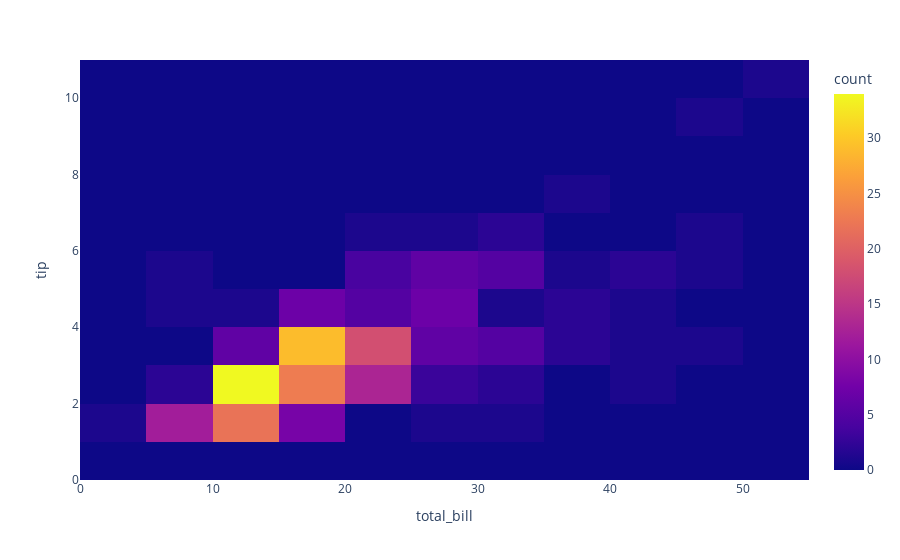

The code cell stored with this chart in its notebook:
### Markdown cell above
#### 2D Histogram o Density heatmaps

### Code cell
import plotly.express as px
df = px.data.tips()

fig = px.density_heatmap(df, x="total_bill", y="tip")
fig.show()

### Figure 1 — Plotly figure (JSON) as saved in the notebook; plotly's stock layout.template omitted (floating-point values rounded to 4 significant figures; data arrays with more than 128 entries replaced by an {"elided": "..."} marker saying what was removed)
{"data": [{"coloraxis": "coloraxis", "hovertemplate": "total_bill=%{x}<br>tip=%{y}<br>count=%{z}<extra></extra>", "name": "", "type": "histogram2d", "x": {"elided": "244 float values"}, "xaxis": "x", "xbingroup": "x", "y": {"elided": "244 float values"}, "yaxis": "y", "ybingroup": "y"}], "layout": {"coloraxis": {"colorbar": {"title": {"text": "count"}}, "colorscale": [[0, "#0d0887"], [0.1111, "#46039f"], [0.2222, "#7201a8"], [0.3333, "#9c179e"], [0.4444, "#bd3786"], [0.5556, "#d8576b"], [0.6667, "#ed7953"], [0.7778, "#fb9f3a"], [0.8889, "#fdca26"], [1, "#f0f921"]]}, "legend": {"tracegroupgap": 0}, "margin": {"t": 60}, "xaxis": {"anchor": "y", "domain": [0, 1], "title": {"text": "total_bill"}}, "yaxis": {"anchor": "x", "domain": [0, 1], "title": {"text": "tip"}}}}
